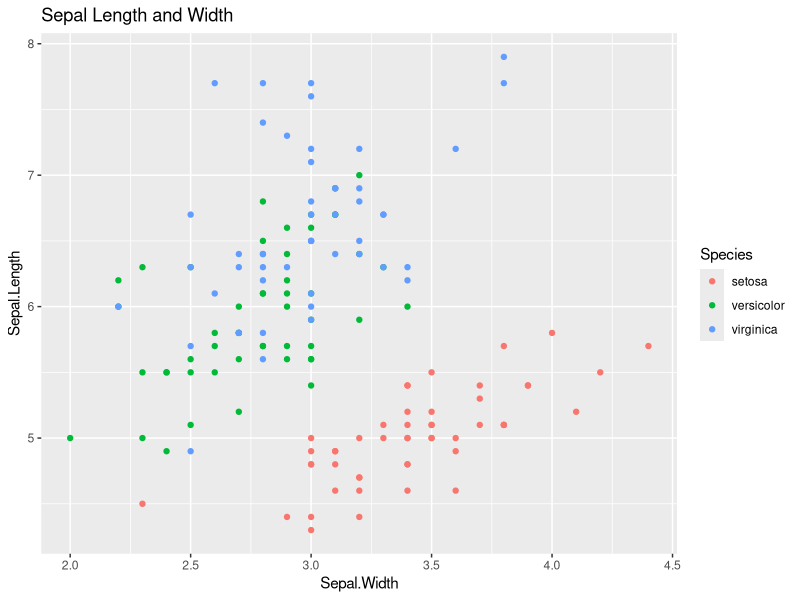
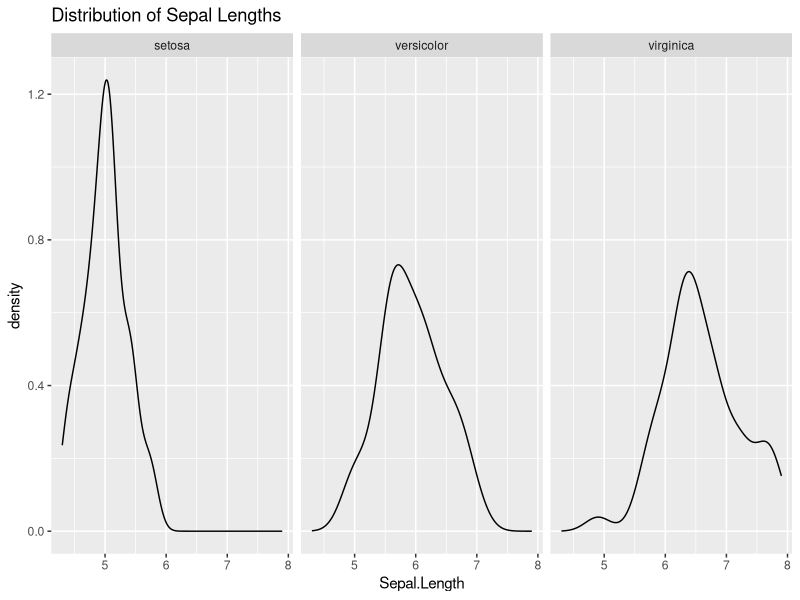
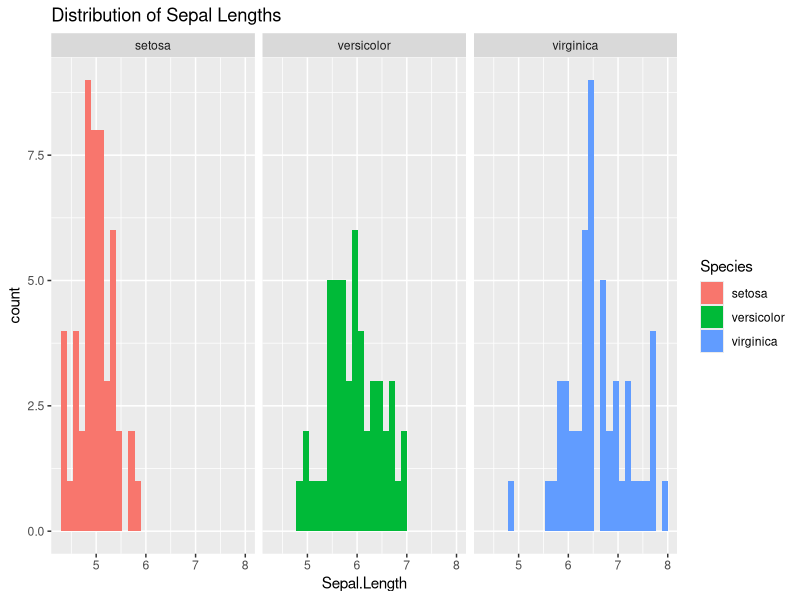

These charts were generated, in order, by the following R code:
## ---- chunk 1
attach(iris)
library(ggplot2)
## ---- chunk 2

ggplot(data=iris,aes(x=Sepal.Width,y=Sepal.Length)) + geom_point(aes(color=Species)) + ggtitle("Sepal Length and Width")

## ---- chunk 3
ggplot(data=iris,aes(x=Sepal.Length)) + geom_density() + facet_wrap(~Species)+ggtitle("Distribution of Sepal Lengths")

## ---- chunk 4
p<-ggplot(data=iris,aes(x=Sepal.Length)) + geom_histogram(aes(fill=Species))+facet_wrap(~Species) + ggtitle("Distribution of Sepal Lengths")
suppressMessages(print(p))
